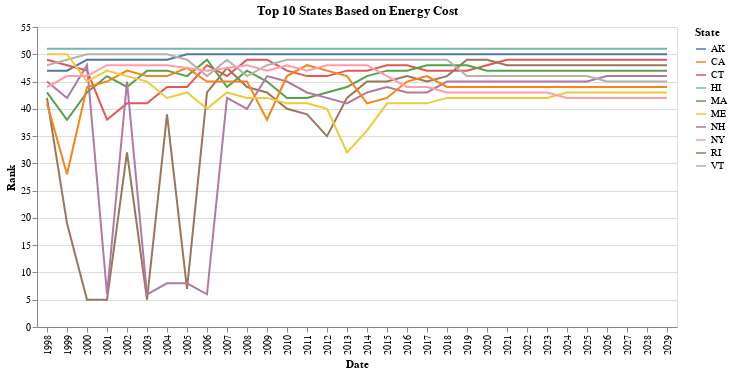

The cell this chart's notebook holds for it:
### Code cell
energy_cost_plot = alt.Chart(YoY_Energy_Cost_Ranking).mark_line().encode(
    x='Date:O',
    y='Rank',
    color='State'
).properties(
    title='Top 10 States Based on Energy Cost'
)

energy_cost_plot

### Figure 1 — Vega-Lite specification as saved in the notebook (floating-point values rounded to 4 significant figures; data arrays with more than 128 entries replaced by an {"elided": "..."} marker saying what was removed)
{"config": {"view": {"continuousWidth": 400, "continuousHeight": 300}}, "data": {"name": "data-d557b391957b11d54ca8522f3f6f78e7"}, "mark": "line", "encoding": {"color": {"type": "nominal", "field": "State"}, "x": {"type": "ordinal", "field": "Date"}, "y": {"type": "quantitative", "field": "Rank"}}, "title": "Top 10 States Based on Energy Cost", "$schema": "https://vega.github.io/schema/vega-lite/v4.8.1.json", "datasets": {"data-d557b391957b11d54ca8522f3f6f78e7": {"elided": "320 records"}}}
